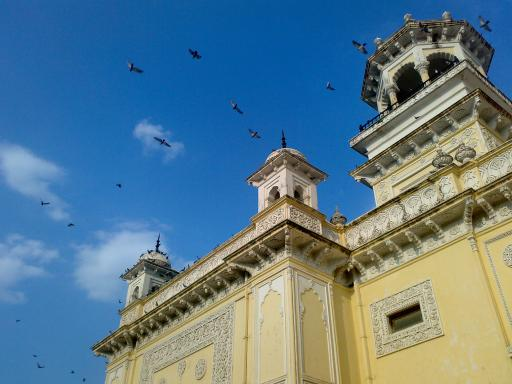
#> input picture utils/home.jpg, 512 x 384 px, found by its file name
$ jupyter execute --allow-errors histogramas.ipynb   (shell and % lines are left out)
#> lines starting #> are read from the running program, lines starting #| are printed output that depends on the picture
## Aula 3 - Histogramas

**Histograma** é um gráfico que permite visualizar a distribuição de intensidade de uma imagem, com os pixels variando entre 0 e 255 (geralmente).

É uma forma de entender a imagem, onde conseguimos ter intuições sobre o contraste, brilho e intensidade da imagem.

### 3.1 Encontrando o histograma usando o OpenCV

Vamos importar as bibliotecas necessárias e carregar a imagem de teste:

[cell 1]
import cv2 # OpenCV
import matplotlib.pyplot as plt # Matplotlib
import numpy as np # Numpy

[cell 2]
img = cv2.imread('lenna.jpg')
#img = plt.imread('will.jpg')
#> (the rest of this cell did not finish here and is left out)

Podemos ver que a imagem está com os canais trocados. Por padrão, o OpenCV carrega as imagens no formato BGR ao invés de RGB. Podemos convertê-la para RGB com uma linha de código:

#> (a cell that did not finish here is left out)

Precisaremos transformar a imagem em tons de cinza antes de calcular o histograma. O histograma das cores será mostrado mais a frente. Para isso, começaremos a manipular a imagem usando o OpenCV. Um resultado similar pode ser alcançado usando o *Pillow* e também o *skimage*, porém o último nos retorna uma informação entre [0..1] ao invés de [0..255].

Como foi abordado no material da [aula](https://colab.research.google.com/github/wlcosta/es235_pdi/blob/master/2_representacao/lab.ipynb), complete o código abaixo para realizar a conversão de RGB para escala de cinza.

[cell 4]
img_cinza = None
#> (the rest of this cell did not finish here and is left out)

[cell 5]
# Correção do exercício
if np.sum(img_cinza) == 32518586:
  print('Correto')
else:
  print('Revisar o código da conversão')

O *matplotlib* está mostrando a imagem com 3 canais, quando ela só tem uma. Precisamos convertê-la para 3 canais, trazendo-a de volta para RGB.

#> (a cell that did not finish here is left out)

Usaremos o método [hist()](https://matplotlib.org/api/_as_gen/matplotlib.pyplot.hist.html) do Matplotlib para calcular o histograma da imagem. Passaremos como argumento a resposta do método [ravel()](https://docs.scipy.org/doc/numpy-1.15.0/reference/generated/numpy.ravel.html), que é o vetor da imagem em 1-D.

A imagem original tem resolução de **512x512x3**, onde o 3 significam os canais RGB.
Quando a imagem é convertida para tons de cinza, esses canais são perdidos. A imagem então tem uma resolução de **512x512** (totalizando 262,144 pixels). A função ravel() nos retorna, então, um vetor de 262,144.

#> (a cell that did not finish here is left out)

O método [calcHist()](https://docs.opencv.org/3.1.0/d6/dc7/group__imgproc__hist.html#ga4b2b5fd75503ff9e6844cc4dcdaed35d) do OpenCV faz o equivalente ao método hist() do matplotlib. A sintaxe é um pouco diferente, mas o resultado é o mesmo:

#> (a cell that did not finish here is left out)

Vamos agora analisar a distribuição por canal. Usaremos apenas o OpenCV neste exemplo:

[cell 9]
color = ('r','g','b')
#> (the rest of this cell did not finish here and is left out)

### 3.2 Faça você mesmo

Aplique os mesmos passos anteriores na imagem a seguir, a fim de obter seu histograma.

[cell 10]
img = cv2.imread('home.jpg')
#> img is the input picture: shape (384, 512, 3); mean B, G, R 141.2, 123.9, 91.6
plt.imshow(img)

### 3.3 Aplicação - Equalização do histograma

A equalização do histograma é uma técnica muito importante que tem como objetivo melhorar o contraste do histograma, uniformizando o histograma da imagem de forma automática, redistribuindo os níveis de cinza existentes, e mapeando-os para novos níveis. Para entender melhor esse método podemos usar uma imagem como exemplo.

[cell 11]
low_contrast_img = cv2.convertScaleAbs(cv2.cvtColor(img, cv2.COLOR_BGR2GRAY), alpha=0.2, beta=0)
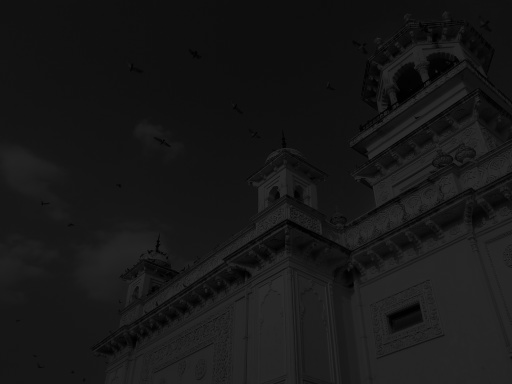
#> low_contrast_img: shape (384, 512); min 0, max 50, mean 23.2
plt.imshow(low_contrast_img, 'gray')

[cell 12]
plt.hist(low_contrast_img.ravel(), 256, [0,256])
plt.show()
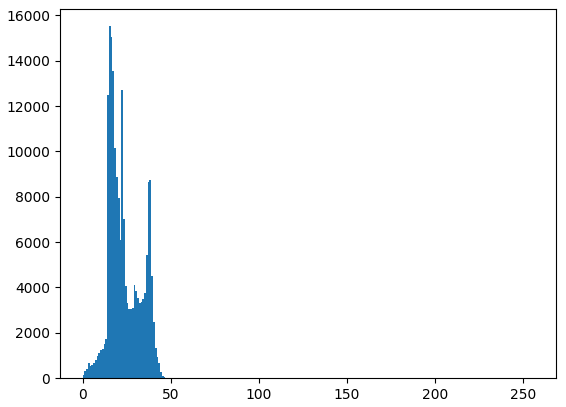
#> figure drawn by matplotlib, 1 panel; tallest bar 15521 high, from x = 15 to 16

Podemos observar que os pixels estão agrupados no intervalo [0, 50], aproximadamente. A equalização de histograma, basicamente, estica esse intervalo. A função [equalizeHist](https://docs.opencv.org/3.4/d6/dc7/group__imgproc__hist.html#ga7e54091f0c937d49bf84152a16f76d6e) pode ser usada para equalizar uma imagem em escala de cinza.

[cell 13]
eq_img = cv2.equalizeHist(low_contrast_img)
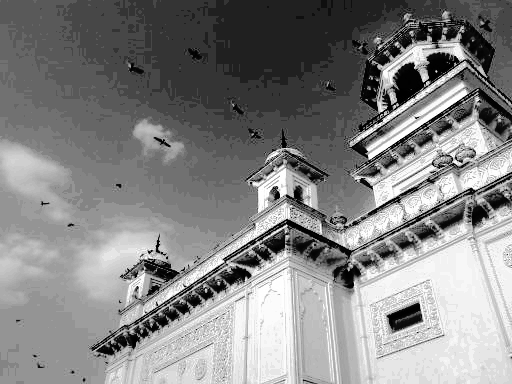
#> eq_img: shape (384, 512); min 0, max 255, mean 133
plt.hist(eq_img.ravel(), 256, [0, 256])
plt.show()
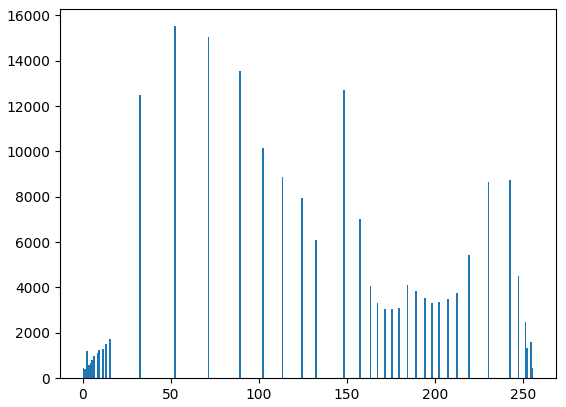
#> figure drawn by matplotlib, 1 panel; tallest bar 15521 high, from x = 52 to 53

$ run again, with utils/CTG - Principal.jpg copied over utils/home.jpg
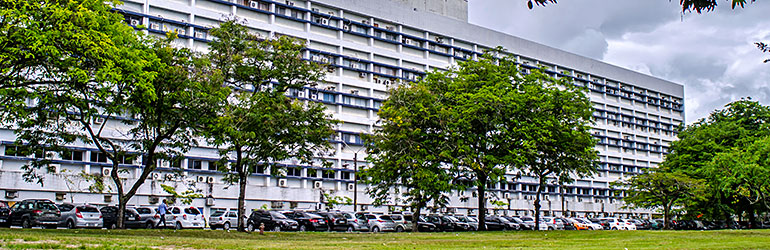
#> input picture utils/CTG - Principal.jpg, 770 x 250 px, found by its file name
#> img is the input picture: shape (250, 770, 3); mean B, G, R 103.8, 123.3, 114.2
#> `eq_img = cv2.equalizeHist(low_contrast_img)`:
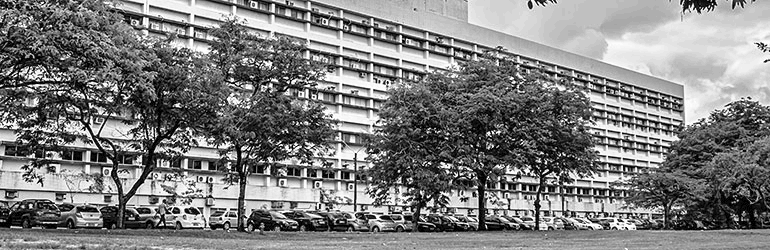
#> eq_img: shape (250, 770); min 0, max 255, mean 126.6
#> `plt.show()`:
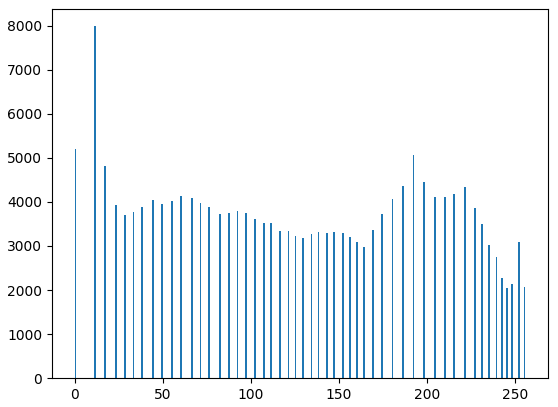
#> figure drawn by matplotlib, 1 panel; tallest bar 7987 high, from x = 11 to 12

$ run again, with utils/bright-dawn-daylight-302804.jpg copied over utils/home.jpg
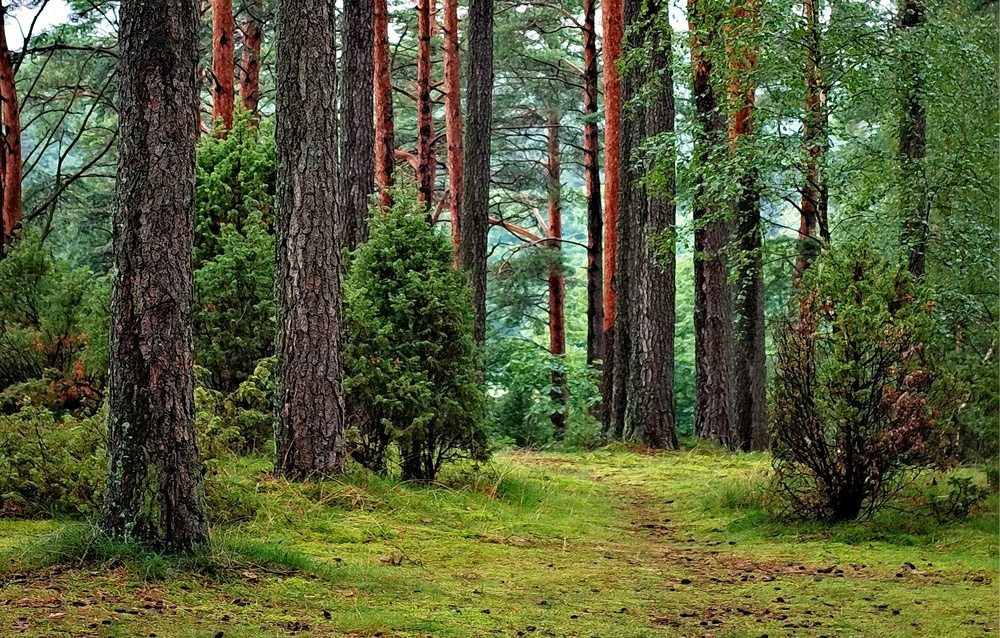
#> input picture utils/bright-dawn-daylight-302804.jpg, 1000 x 638 px, shrunk from 2588 x 1652 before the run, found by its file name
#> img is the input picture: shape (638, 1000, 3); mean B, G, R 55.3, 92.7, 85.5
#> `eq_img = cv2.equalizeHist(low_contrast_img)`:
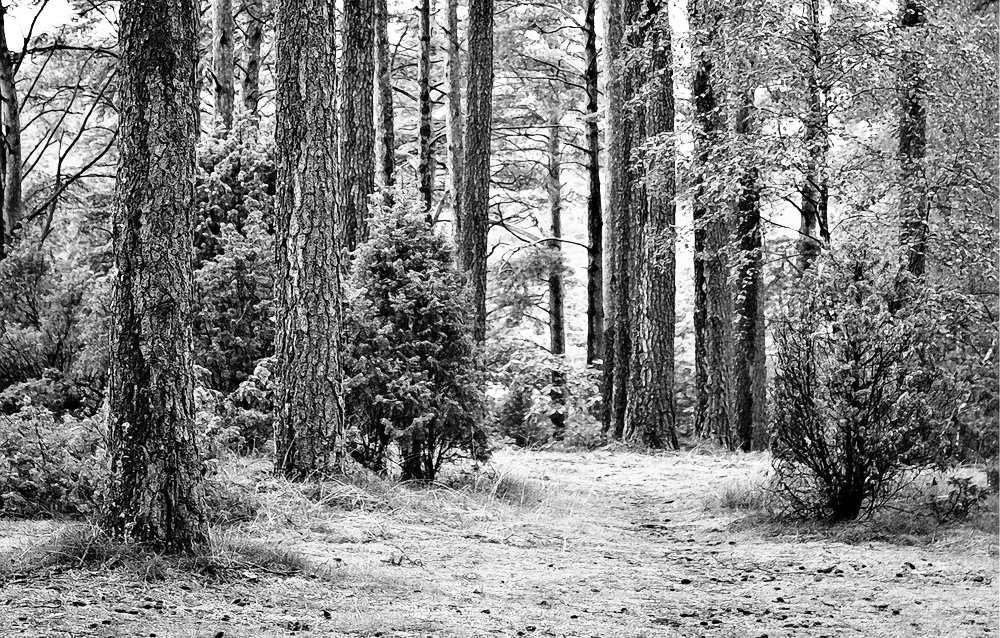
#> eq_img: shape (638, 1000); min 0, max 255, mean 129
#> `plt.show()`:
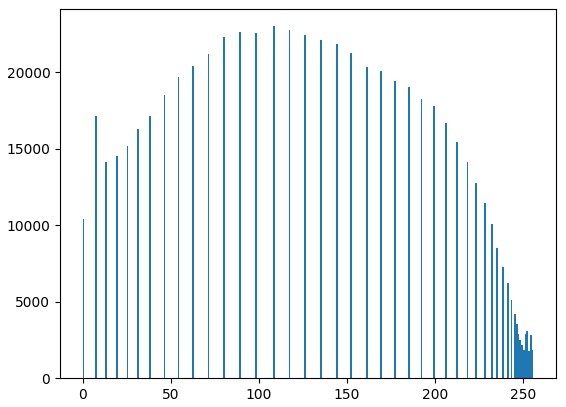
#> figure drawn by matplotlib, 1 panel; tallest bar 23027 high, from x = 108 to 109

$ run again, with utils/building.jpg copied over utils/home.jpg
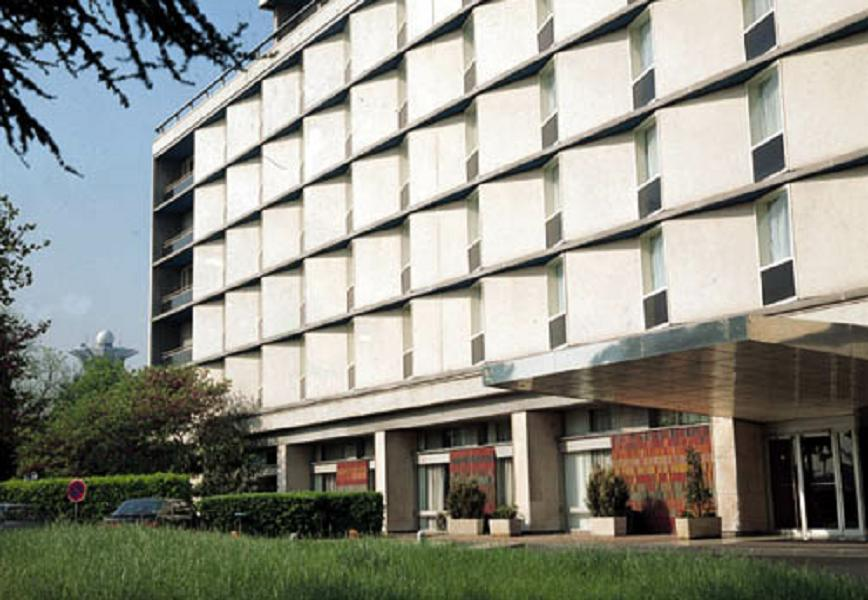
#> input picture utils/building.jpg, 868 x 600 px, found by its file name
#> img is the input picture: shape (600, 868, 3); mean B, G, R 133.7, 143.6, 142.9
#> `eq_img = cv2.equalizeHist(low_contrast_img)`:
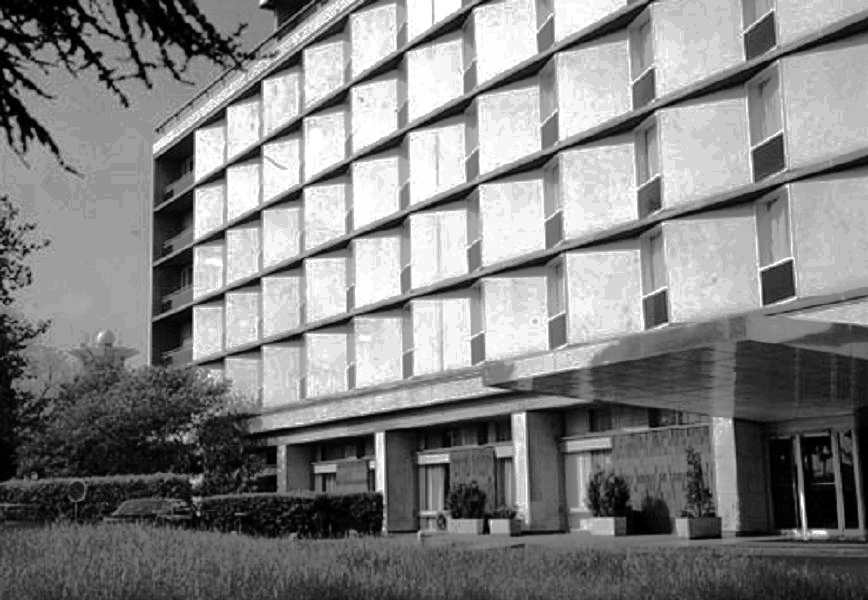
#> eq_img: shape (600, 868); min 0, max 255, mean 130
#> `plt.show()`:
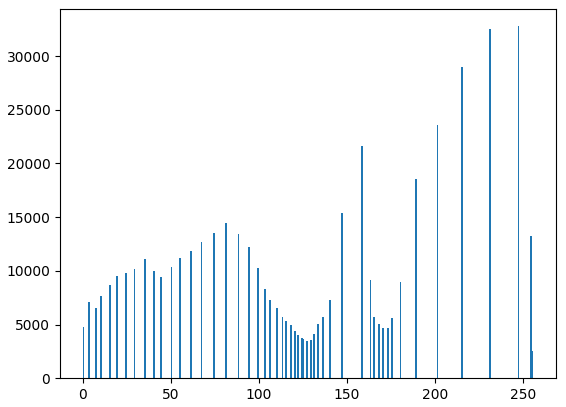
#> figure drawn by matplotlib, 1 panel; tallest bar 32779 high, from x = 247 to 248
